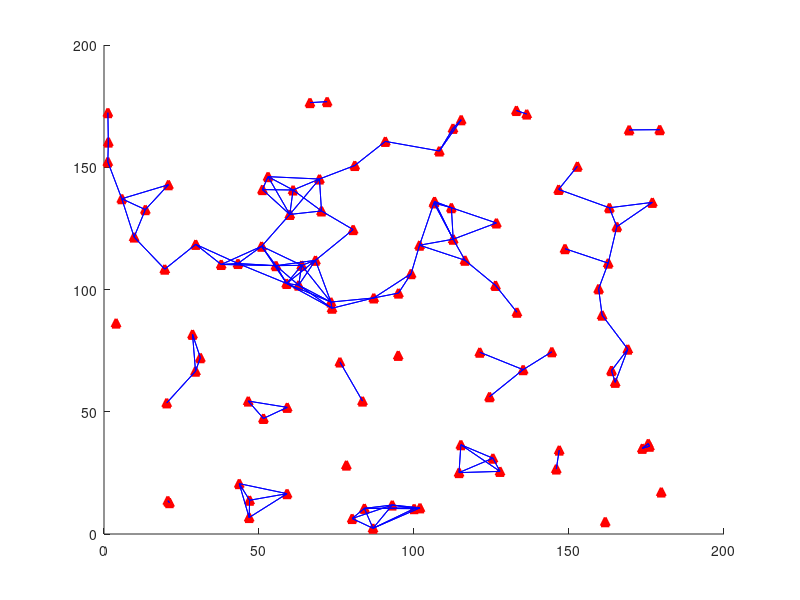

This figure's MATLAB source:
k = 1.2;
d = 15;
r = d * k;

rng (117);
points = rand (100, 2) * 180;
figure ('Name', 'Point Map', 'NumberTitle', 'off')
scatter (points (:, 1), points (:,2), ... 
'marker', '^', 'MarkerFaceColor', [1 0 0],'MarkerEdgeColor', [1 0 0], 'LineWidth', 2)

%The two lines below are used to draw the circles around each node
radii = ones (100, 1) * r; 
%viscircles (points, radii, 'Color', [0 1 0]);

%viscircles (points (1,:), radii (1), 'Color', [0 1 0]);

%for every point i
%for every point other than the current point j
%check if distance from i to j is <= radius
for i = 1:100
    for j = 1:100
        if i == j
            %Skip
        elseif norm (points (i,:) - points (j,:)) <= r %the point is in radius
            %viscircles (points (j,:), radii (1)/18, 'Color', [0 0 1])
            hold on
            a = points (i,:);
            b = points (j,:);
            plot ([a(1) b(1)], [a(2) b(2)], 'b');
            
        end
    end
end
